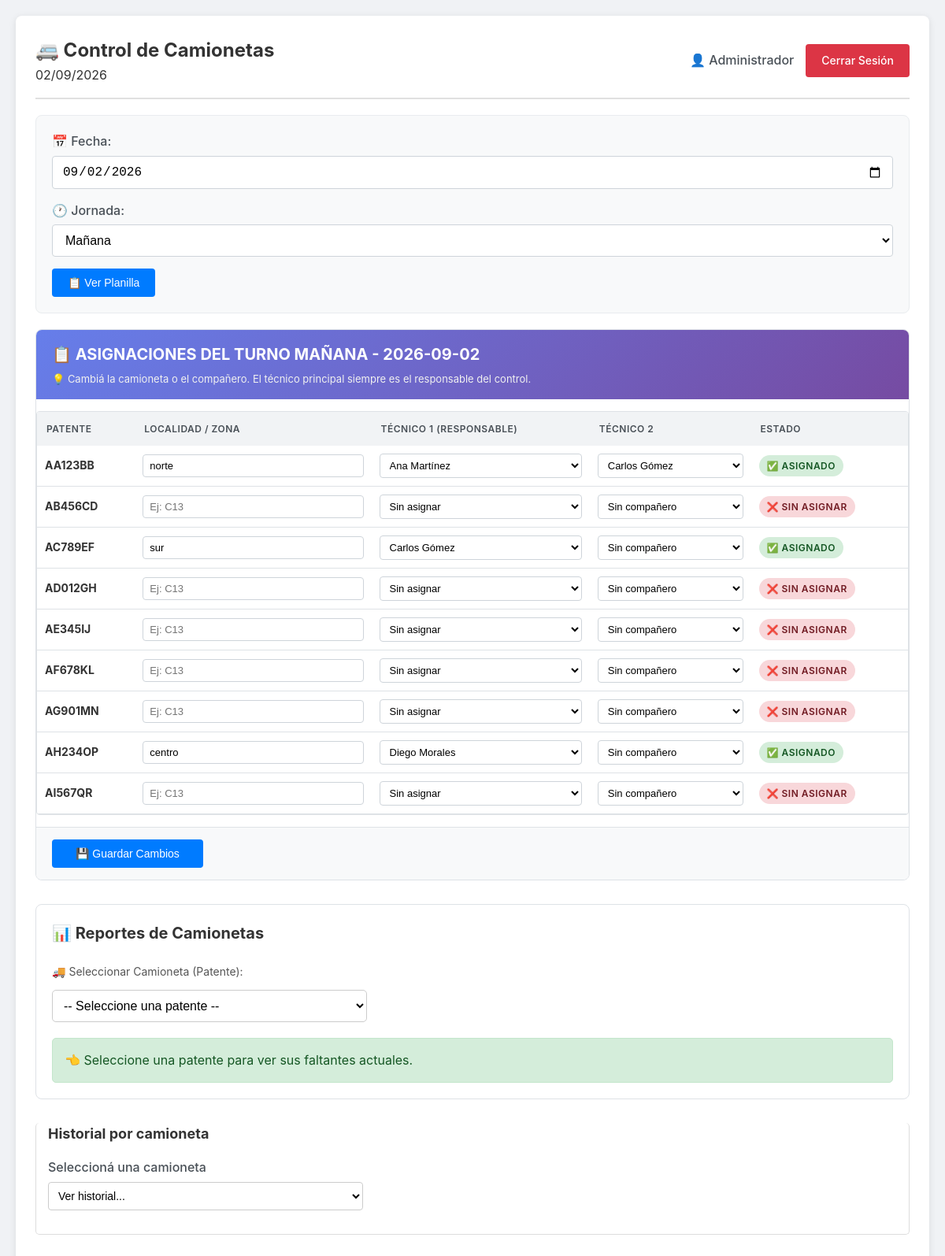
Page /admin (signed in) on the committed database.
### tables this page shows
CREATE TABLE camionetas (
            id INTEGER PRIMARY KEY AUTOINCREMENT,
            patente TEXT UNIQUE NOT NULL,
            activa INTEGER DEFAULT 1
        );

CREATE TABLE asignaciones (
            id INTEGER PRIMARY KEY AUTOINCREMENT,
            camioneta_id INTEGER,
            tecnico_id INTEGER NOT NULL,
            tecnico2_id INTEGER,
            fecha TEXT NOT NULL,
            jornada TEXT NOT NULL,
            estado TEXT DEFAULT 'PENDIENTE',
            zona TEXT,
            FOREIGN KEY (camioneta_id) REFERENCES camionetas(id),
            FOREIGN KEY (tecnico_id) REFERENCES usuarios(id),
            FOREIGN KEY (tecnico2_id) REFERENCES usuarios(id)
        );

### app.py (the view)
@app.route('/admin')
def admin():
    if 'usuario_id' not in session or session.get('rol') != 'admin':
        return redirect(url_for('login'))
    fecha_seleccionada = request.args.get('fecha', datetime.now().strftime('%Y-%m-%d'))
    jornada_seleccionada = request.args.get('jornada', 'mañana')
    fecha_actual = datetime.now().strftime('%d/%m/%Y')
    conexion = get_db()
    try:
        tecnicos = obtener_tecnicos()
        camionetas = obtener_camionetas()
        asignaciones_actuales = conexion.execute('''
            SELECT a.id as asignacion_id, a.camioneta_id, a.tecnico_id, a.tecnico2_id, a.zona,
                   c.patente as camioneta_patente
            FROM asignaciones a
            LEFT JOIN camionetas c ON a.camioneta_id = c.id
            WHERE a.fecha = ? AND a.jornada = ?
        ''', (fecha_seleccionada, jornada_seleccionada)).fetchall()
        asignaciones_por_camioneta = {}
        for a in asignaciones_actuales:
            asignaciones_por_camioneta[a['camioneta_id']] = {
                'asignacion_id': a['asignacion_id'],
                'tecnico_id': a['tecnico_id'],
                'tecnico2_id': a['tecnico2_id'],
                'zona': a['zona'] or ''
            }
        camionetas_ocupadas = conexion.execute('''
            SELECT DISTINCT camioneta_id
            FROM asignaciones
            WHERE fecha = ? AND jornada = ? AND camioneta_id IS NOT NULL
        ''', (fecha_seleccionada, jornada_seleccionada)).fetchall()
        camionetas_ocupadas_ids = [row['camioneta_id'] for row in camionetas_ocupadas]
        try:
            reportes = conexion.execute('''
                SELECT
                    r.id, r.tipo, r.elemento, r.estado, r.descripcion, r.fecha_hora,
                    COALESCE(cam.patente, 'SIN ASIGNAR') as patente,
                    COALESCE(u.nombre, 'TÉCNICO DESCONOCIDO') as tecnico_nombre
                FROM reportes r
                LEFT JOIN controles co ON r.control_id = co.id
                LEFT JOIN asignaciones a ON co.asignacion_id = a.id
                LEFT JOIN camionetas cam ON a.camioneta_id = cam.id
                LEFT JOIN usuarios u ON a.tecnico_id = u.id
                ORDER BY r.fecha_hora DESC
            ''').fetchall()
            reportes_por_patente = {}
            for reporte in reportes:
                patente = reporte['patente']
                if patente not in reportes_por_patente:
                    reportes_por_patente[patente] = []
                reportes_por_patente[patente].append(dict(reporte))
            patentes_con_reportes = sorted(reportes_por_patente.keys())
            faltantes_por_patente = {}
            for patente, registros in reportes_por_patente.items():
                dedupe = {}
                for r in registros:
                    if r['estado'] in ['FALLA', 'FALTANTE', 'OBSERVACION']:
                        if r['elemento'] not in dedupe:
                            dedupe[r['elemento']] = r
                faltantes_por_patente[patente] = list(dedupe.values())
        except sqlite3.OperationalError:
            reportes_por_patente = {}
            patentes_con_reportes = []
            faltantes_por_patente = {}
    finally:
        conexion.close()
    mensaje = request.args.get('mensaje', '')
    error = request.args.get('error', '')
    planilla = []
    for camioneta in camionetas:
        info = asignaciones_por_camioneta.get(camioneta['id'], {
            'asignacion_id': None,
            'tecnico_id': None,
            'tecnico2_id': None,
            'zona': ''
        })
        planilla.append({
            'camioneta_id': camioneta['id'],
            'camioneta_patente': camioneta['patente'],
            'asignacion_id': info['asignacion_id'],
            'tecnico_id': info['tecnico_id'],
            'tecnico2_id': info['tecnico2_id'],
            'zona': info['zona']
        })
    return render_template('admin.html',
                         camionetas=camionetas,
                         tecnicos=tecnicos,
                         planilla=planilla,
                         camionetas_ocupadas=camionetas_ocupadas_ids,
                         reportes=reportes,
                         reportes_por_patente=reportes_por_patente,
                         faltantes_por_patente=faltantes_por_patente,
                         patentes_con_reportes=patentes_con_reportes,
                         fecha_seleccionada=fecha_seleccionada,
                         jornada_seleccionada=jornada_seleccionada,
                         fecha_actual=fecha_actual,
                         mensaje=mensaje,
                         error=error)

### templates/admin.html (shortened to what this page needs)
<!DOCTYPE html>
<html lang="es">
<head>
    <link rel="stylesheet" href="{{ url_for('static', filename='css/style.css') }}">
</head>
<body>
    <div class="container">
        <header>
            <div class="header-left">
                <h1>🚐 Control de Camionetas</h1>
                <span class="fecha-actual">{{ fecha_actual }}</span>
            </div>
            <div class="user-info">
                <span>👤 {{ session.nombre }}</span>
                <a href="{{ url_for('logout') }}" class="btn btn-danger">Cerrar Sesión</a>
            </div>
        </header>
        <div class="jornada-selector">
            <form method="GET" action="{{ url_for('admin') }}">
                <div class="form-group">
                    <label for="fecha">📅 Fecha:</label>
                    <input type="date" id="fecha" name="fecha" value="{{ fecha_seleccionada }}" required>
                </div>
                <div class="form-group">
                    <label for="jornada">🕐 Jornada:</label>
                    <select id="jornada" name="jornada">
                        <option value="mañana" {% if jornada_seleccionada == 'mañana' %}selected{% endif %}>Mañana</option>
                    </select>
                </div>
                <button type="submit" class="btn btn-primary">📋 Ver Planilla</button>
            </form>
        </div>
        <div class="planilla-container">
            <div class="planilla-header">
                <h2>📋 ASIGNACIONES DEL TURNO {{ jornada_seleccionada|upper }} - {{ fecha_seleccionada }}</h2>
                <p>💡 Cambiá la camioneta o el compañero. El técnico principal siempre es el responsable del control.</p>
            </div>
            <form method="POST" action="{{ url_for('guardar_planilla') }}" id="form-planilla">
                <div class="table-responsive">
                    <table class="table-planilla">
                                                <thead>
                            <tr>
                                <th>PATENTE</th>
                                <th>LOCALIDAD / ZONA</th>
                                <th>TÉCNICO 1 (Responsable)</th>
                                <th>TÉCNICO 2</th>
                                <th>ESTADO</th>
                            </tr>
                        </thead>
                        <tbody>
                            {% for fila in planilla %}
                            <tr class="fila-asignacion">
                                <td>
                                    <strong>{{ fila.camioneta_patente }}</strong>
                                </td>
                                <td>
                                    <input type="text" name="zona_{{ fila.camioneta_id }}" value="{{ fila.zona or '' }}" placeholder="Ej: C13">
                                </td>
                                <td>
                                    <select name="tecnico_{{ fila.camioneta_id }}" class="tecnico-select">
                                        <option value="">Sin asignar</option>
                                        {% for tecnico in tecnicos %}
                                            <option value="{{ tecnico.id }}"
                                                {% if tecnico.id == fila.tecnico_id %}selected{% endif %}>
                                                {{ tecnico.nombre }}
                                            </option>
                                        {% endfor %}
                                    </select>
                                </td>
                                <td>
                                    <select name="tecnico2_{{ fila.camioneta_id }}" class="tecnico2-select">
                                        <option value="">Sin compañero</option>
                                        {% for tecnico in tecnicos %}
                                            <option value="{{ tecnico.id }}"
                                                {% if tecnico.id == fila.tecnico2_id %}selected{% endif %}>
                                                {{ tecnico.nombre }}
                                            </option>
                                        {% endfor %}
                                    </select>
                                </td>
                                <td>
                                    {% if fila.tecnico_id %}
                                        <span class="badge badge-success">✅ ASIGNADO</span>
                                    {% else %}
                                        <span class="badge badge-danger">❌ SIN ASIGNAR</span>
                                    {% endif %}
                                </td>
                            </tr>
                            {% endfor %}
                        </tbody>
                    </table>
                </div>
                <div class="planilla-actions">
                    <button type="submit" class="btn btn-primary">💾 Guardar Cambios</button>
                </div>
            </form>
        </div>
        <div class="reportes-section">
            <h2>📊 Reportes de Camionetas</h2>
            <label for="selector-patente">🚚 Seleccionar Camioneta (Patente):</label>
            <br>
            <select id="selector-patente" class="patente-selector" onchange="mostrarDetallesPatente()">
                <option value="">-- Seleccione una patente --</option>
            </select>
            <div id="contenedor-faltantes" class="alerta-ok">
                👈 Seleccione una patente para ver sus faltantes actuales.
            </div>
        </div>
        <section class="panel">
            <h2>Historial por camioneta</h2>
            <div class="form-group">
                <label>Seleccioná una camioneta</label>
                <select onchange="if(this.value) window.location='/historial-camioneta/'+this.value">
                    <option value="">Ver historial...</option>
                </select>
            </div>
        </section>
    </div>
</body>
</html>

### rows in the picture
camionetas: camioneta_patente "AA123BB"
asignaciones: zona "norte"
camionetas: camioneta_patente "AB456CD", shows "❌ SIN ASIGNAR"
camionetas: camioneta_patente "AC789EF"
asignaciones: zona "sur"
camionetas: camioneta_patente "AD012GH", shows "❌ SIN ASIGNAR"
camionetas: camioneta_patente "AE345IJ", shows "❌ SIN ASIGNAR"
camionetas: camioneta_patente "AF678KL", shows "❌ SIN ASIGNAR"
camionetas: camioneta_patente "AG901MN", shows "❌ SIN ASIGNAR"
camionetas: camioneta_patente "AH234OP"
asignaciones: zona "centro"
camionetas: camioneta_patente "AI567QR", shows "❌ SIN ASIGNAR"

### other values in the picture
{{ session.nombre }} "Administrador"
{{ jornada_seleccionada|upper }} "MAÑANA"
{{ fecha_seleccionada }} "2026-09-02"
form field value "Ana Martínez"
form field value "Carlos Gómez"
form field value "Diego Morales"
